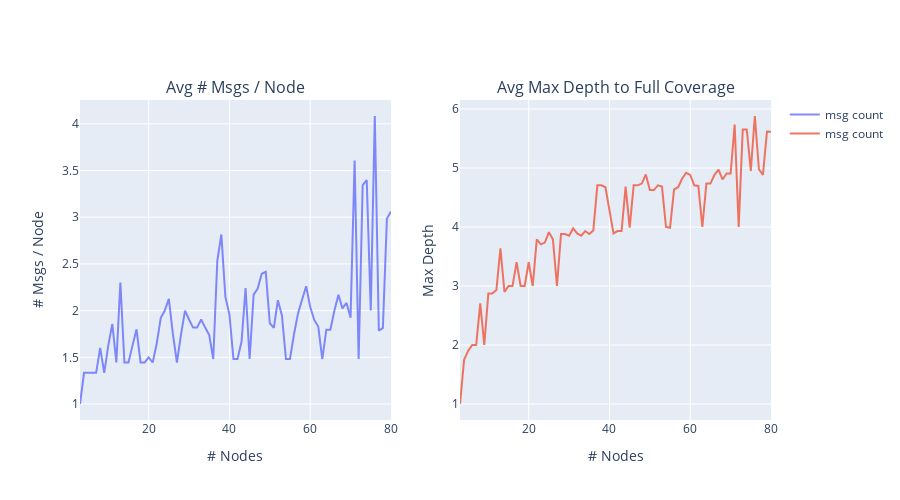

Notebook source saved alongside this figure:
### Code cell
S = 1000
X = 1/3 # 1st message
Y = 2/3 # 2nd Message
Z = 2/3 # Shrinkage

map_to_msg_count = defaultdict()
map_to_depth_count = defaultdict()

for N in range(3, 81):
    single_iteration(N, S, N, X, Y, Z, map_to_msg_count, map_to_depth_count)

plot(map_to_msg_count, map_to_depth_count, "# Nodes")

### Figure 1 — Plotly figure (JSON) as saved in the notebook; plotly's stock layout.template omitted (floating-point values rounded to 4 significant figures)
{"data": [{"name": "msg count", "opacity": 0.8, "type": "scatter", "x": [3, 4, 5, 6, 7, 8, 9, 10, 11, 12, 13, 14, 15, 16, 17, 18, 19, 20, 21, 22, 23, 24, 25, 26, 27, 28, 29, 30, 31, 32, 33, 34, 35, 36, 37, 38, 39, 40, 41, 42, 43, 44, 45, 46, 47, 48, 49, 50, 51, 52, 53, 54, 55, 56, 57, 58, 59, 60, 61, 62, 63, 64, 65, 66, 67, 68, 69, 70, 71, 72, 73, 74, 75, 76, 77, 78, 79, 80], "xaxis": "x", "y": [1, 1.333, 1.333, 1.333, 1.333, 1.6, 1.333, 1.625, 1.857, 1.444, 2.3, 1.444, 1.444, 1.625, 1.8, 1.444, 1.444, 1.5, 1.444, 1.647, 1.923, 2, 2.125, 1.75, 1.444, 1.739, 2, 1.905, 1.818, 1.818, 1.905, 1.818, 1.739, 1.481, 2.533, 2.815, 2.147, 1.96, 1.481, 1.481, 1.667, 2.242, 1.481, 2.171, 2.235, 2.394, 2.415, 1.865, 1.816, 2.111, 1.947, 1.481, 1.481, 1.75, 1.973, 2.119, 2.261, 2.042, 1.9, 1.829, 1.481, 1.795, 1.795, 2, 2.17, 2.023, 2.082, 1.925, 3.606, 1.481, 3.344, 3.397, 2, 4.083, 1.785, 1.815, 2.986, 3.06], "yaxis": "y"}, {"name": "msg count", "opacity": 0.8, "type": "scatter", "x": [3, 4, 5, 6, 7, 8, 9, 10, 11, 12, 13, 14, 15, 16, 17, 18, 19, 20, 21, 22, 23, 24, 25, 26, 27, 28, 29, 30, 31, 32, 33, 34, 35, 36, 37, 38, 39, 40, 41, 42, 43, 44, 45, 46, 47, 48, 49, 50, 51, 52, 53, 54, 55, 56, 57, 58, 59, 60, 61, 62, 63, 64, 65, 66, 67, 68, 69, 70, 71, 72, 73, 74, 75, 76, 77, 78, 79, 80], "xaxis": "x2", "y": [1, 1.75, 1.9, 2, 2, 2.706, 2, 2.871, 2.871, 2.931, 3.638, 2.9, 3, 3, 3.405, 3, 3, 3.405, 3, 3.789, 3.706, 3.736, 3.913, 3.789, 3, 3.88, 3.88, 3.853, 3.976, 3.89, 3.853, 3.931, 3.88, 3.942, 4.706, 4.706, 4.673, 4.273, 3.89, 3.931, 3.931, 4.685, 3.988, 4.706, 4.706, 4.736, 4.889, 4.626, 4.626, 4.706, 4.685, 4, 3.988, 4.638, 4.673, 4.821, 4.919, 4.883, 4.706, 4.695, 4, 4.736, 4.736, 4.883, 4.974, 4.806, 4.907, 4.907, 5.736, 4, 5.65, 5.65, 4.95, 5.881, 4.979, 4.883, 5.617, 5.613], "yaxis": "y2"}], "layout": {"annotations": [{"font": {"size": 16}, "showarrow": false, "text": "Avg # Msgs / Node", "x": 0.225, "xanchor": "center", "xref": "paper", "y": 1, "yanchor": "bottom", "yref": "paper"}, {"font": {"size": 16}, "showarrow": false, "text": "Avg Max Depth to Full Coverage", "x": 0.775, "xanchor": "center", "xref": "paper", "y": 1, "yanchor": "bottom", "yref": "paper"}], "height": 500, "xaxis": {"anchor": "y", "domain": [0, 0.45], "title": {"text": "# Nodes"}}, "xaxis2": {"anchor": "y2", "domain": [0.55, 1], "title": {"text": "# Nodes"}}, "yaxis": {"anchor": "x", "domain": [0, 1], "title": {"text": "# Msgs / Node"}}, "yaxis2": {"anchor": "x2", "domain": [0, 1], "title": {"text": "Max Depth"}}}}
